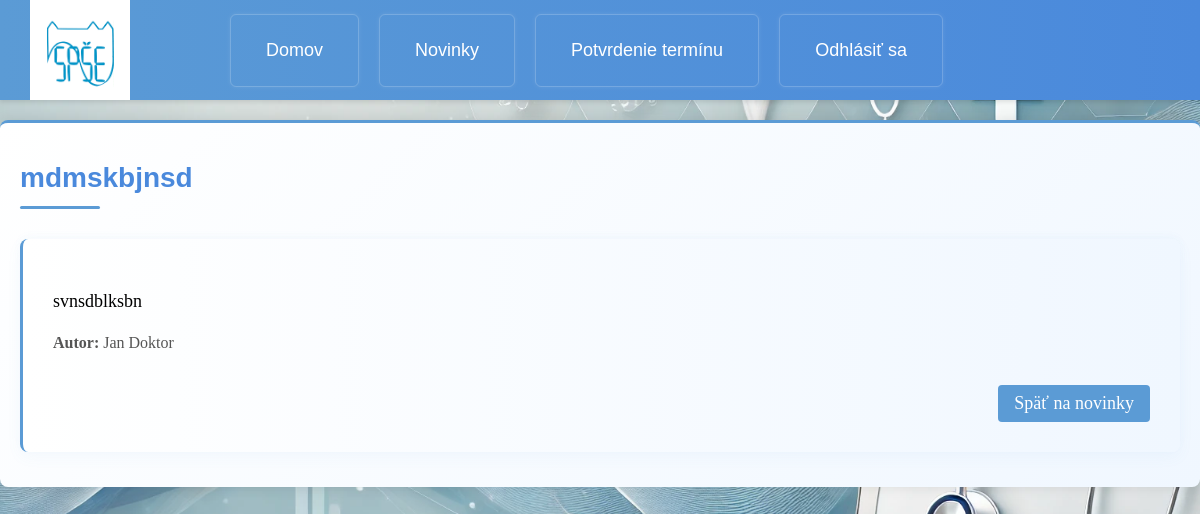
Page /article/3 (signed in) on the earlier database version.
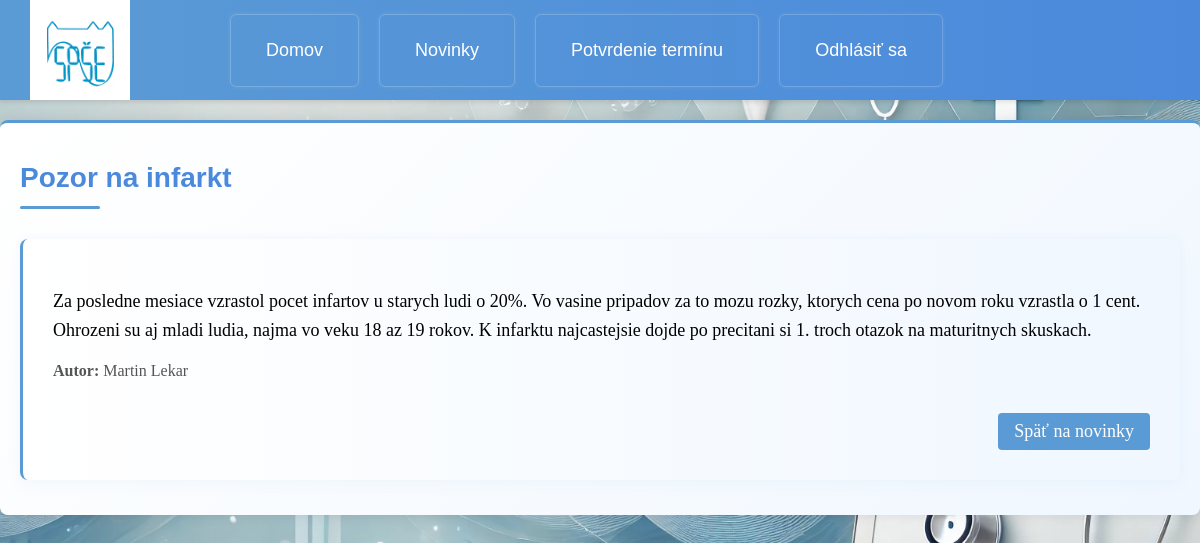
Same page on the later database version.
### models.py (models this page shows)
class News(db.Model):
    id = db.Column(db.Integer, primary_key=True)
    title = db.Column(db.String(100), nullable=False)
    content = db.Column(db.Text, nullable=False)
    author_id = db.Column(db.Integer, db.ForeignKey('user.id'), nullable=False)
    author = db.relationship('User', backref='news')

class User(UserMixin, db.Model):
    id = db.Column(db.Integer, primary_key=True)
    firstname = db.Column(db.String(50), nullable=False)
    lastname = db.Column(db.String(50), nullable=False)
    email = db.Column(db.String(120), unique=True, nullable=False)
    password_hash = db.Column(db.String(128), nullable=False)
    role = db.Column(db.String(10), nullable=False)  # 'doktor' alebo 'pacient'

### main.py (the view)
@app.route('/article/<int:article_id>')
@login_required
def article_detail(article_id):
    article = News.query.get_or_404(article_id)
    return render_template('article_detail.html', article=article)

### main.py (called while the page is built)
@login_manager.user_loader
def load_user(user_id):
    return User.query.get(int(user_id))

### templates/article_detail.html
{% extends '_base.html' %}
{% block body_class %}article-detail-page{% endblock %}
{% block content %}
    <h1 class="page-title">{{ article.title }}</h1>
    <div class="session-card article-detail-card">
        <div class="article-content full-article">
            <p class="article-full-content">{{ article.content }}</p>
            <p class="article-author"><strong>Autor:</strong> {{ article.author.firstname }} {{ article.author.lastname }}</p>
            <div class="article-actions">
                <a href="{{ url_for('news') }}" class="back-link">Späť na novinky</a>
            </div>
        </div>
    </div>
{% endblock %}

### templates/_base.html (shortened to what this page needs)
<!DOCTYPE html>
<html lang="sk">
<head>
    <link rel="stylesheet" href="{{ url_for('static', filename='style.css') }}">
    <link rel="stylesheet" href="{{ url_for('static', filename='enhanced_style.css') }}">
</head>
<body class="{% block body_class %}{% endblock %}">
    <div class="navbar">
        <div class="navbar-content">
            <img src="{{ url_for('static', filename='IMG/logo.png') }}" alt="ZochovaMed Logo" class="navbar-logo">
            <div class="navbar-links">
                <a href="{{ url_for('main_page') }}">Domov</a>
                <a href="{{ url_for('news') }}">Novinky</a>
                {% if current_user.is_authenticated %}
                    {% if current_user.role == 'pacient' %}
                        <a href="{{ url_for('reservation') }}">Rezervácia termínu</a>
                        <a href="{{ url_for('pickup') }}">Lieky na vyzdvihnutie</a>
                    {% elif current_user.role == 'doktor' %}
                        <a href="{{ url_for('confirm') }}">Potvrdenie termínu</a>
                    {% endif %}
                    <a href="{{ url_for('logout') }}">Odhlásiť sa</a>
                {% else %}
                    <a href="{{ url_for('login') }}">Prihlásiť sa</a>
                {% endif %}
            </div>
        </div>
    </div>
    <div class="container">
        {% block content %}{% endblock %}
    </div>
</body>
</html>

### static/style.css (style rules this page uses)
body { font-family: Arial, sans-serif; margin: 0; background-color: #f0f7ff; background-image: url('IMG/background.png'); background-size: cover; background-position: center; background-attachment: fixed; background-repeat: no-repeat; }
.navbar { background-color: #0066cc; padding: 15px 30px; color: white; box-shadow: 0 2px 4px rgba(0,0,0,0.1); height: 70px; }
.navbar-content { display: flex; align-items: center; max-width: 1200px; margin: 0 auto; height: 100%; position: relative; }
.navbar-logo { height: 100px; width: auto; position: absolute; left: 0; }
.navbar-links { display: flex; align-items: center; flex-grow: 1; margin-left: 200px; }
.navbar a { color: white; margin-right: 20px; text-decoration: none; padding: 25px 35px; border-radius: 6px; transition: background-color 0.3s; font-size: 18px; font-weight: 500; display: inline-block; border: 1px solid rgba(255, 255, 255, 0.2); box-shadow: 0 0 5px rgba(255, 255, 255, 0.1); }
.container { max-width: 1200px; margin: 20px auto; padding: 20px; background-color: white; border-radius: 8px; box-shadow: 0 0 15px rgba(0,0,0,0.05); }
.session-card { background-color: white; border-radius: 8px; padding: 20px; box-shadow: 0 4px 10px rgba(0, 102, 204, 0.2); display: flex; justify-content: space-between; align-items: center; transition: transform 0.2s ease, box-shadow 0.2s ease; background-color: #ffffff; }
.page-title { color: #0066cc; margin-bottom: 30px; font-size: 28px; font-weight: 600; }
.article-content { width: 100%; font-family: 'Georgia', 'Times New Roman', serif; }
.article-content p { margin-bottom: 15px; line-height: 1.5; }
.article-detail-card { padding: 30px; }
.full-article { font-size: 18px; font-family: 'Georgia', 'Times New Roman', serif; }
.article-full-content { white-space: pre-line; line-height: 1.6; font-family: 'Georgia', 'Times New Roman', serif; }
.article-actions { margin-top: 30px; display: flex; justify-content: flex-end; }
.back-link { display: inline-block; background-color: #6c757d; color: white; padding: 8px 16px; border-radius: 4px; text-decoration: none; transition: background-color 0.3s, transform 0.2s; }
.article-author { font-size: 16px; color: #555; margin-top: 10px; margin-bottom: 0; }

Differences in the rows shown:
no longer on this page (row edited): User: author.firstname "Jan", author.lastname "Doktor"
changed News: title "mdmskbjnsd" → "Pozor na infarkt"; content "svnsdblksbn" → "Za posledne mesiace vzrastol pocet infartov u starych ludi o 20%. Vo vasine pripadov za to mozu rozky, ktorych cena po novom roku vzrastla o 1 cent. Ohrozeni su aj mladi ludia, najma vo veku 18 az 19 rokov. K infarktu najcastejsie dojde po precitani si 1. troch otazok na maturitnych skuskach."
added User: author.firstname "Martin", author.lastname "Lekar"
